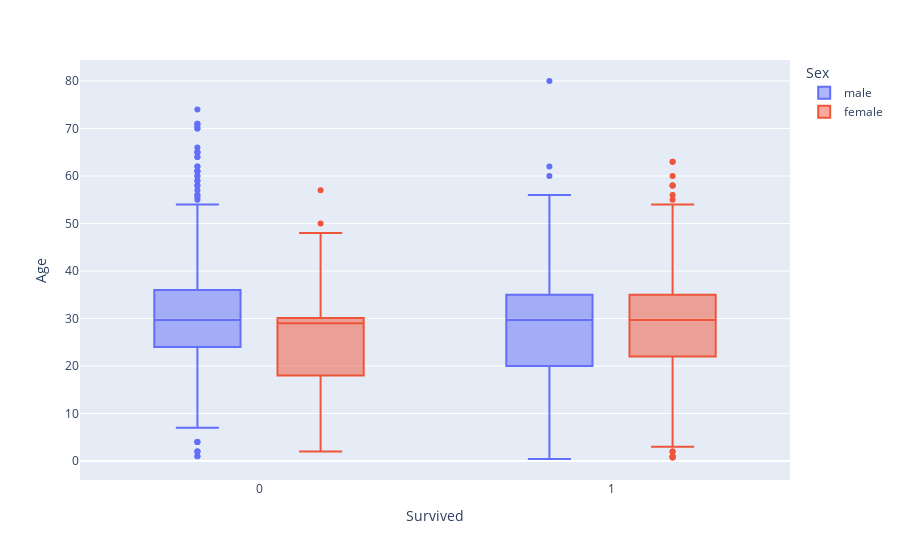

Notebook code cell kept with this figure:
### Code cell
fig = px.box(df, x='Survived', y='Age',color= 'Sex')
fig.show()

### Figure 1 — Plotly figure (JSON) as saved in the notebook; plotly's stock layout.template omitted (floating-point values rounded to 4 significant figures; data arrays with more than 128 entries replaced by an {"elided": "..."} marker saying what was removed)
{"data": [{"alignmentgroup": "True", "hovertemplate": "Sex=male<br>Survived=%{x}<br>Age=%{y}<extra></extra>", "legendgroup": "male", "marker": {"color": "#636efa"}, "name": "male", "notched": false, "offsetgroup": "male", "orientation": "v", "showlegend": true, "type": "box", "x": {"elided": "577 int values"}, "x0": " ", "xaxis": "x", "y": {"elided": "577 float values"}, "y0": " ", "yaxis": "y"}, {"alignmentgroup": "True", "hovertemplate": "Sex=female<br>Survived=%{x}<br>Age=%{y}<extra></extra>", "legendgroup": "female", "marker": {"color": "#EF553B"}, "name": "female", "notched": false, "offsetgroup": "female", "orientation": "v", "showlegend": true, "type": "box", "x": {"elided": "312 int values"}, "x0": " ", "xaxis": "x", "y": {"elided": "312 float values"}, "y0": " ", "yaxis": "y"}], "layout": {"boxmode": "group", "legend": {"title": {"text": "Sex"}, "tracegroupgap": 0}, "margin": {"t": 60}, "xaxis": {"anchor": "y", "domain": [0, 1], "title": {"text": "Survived"}}, "yaxis": {"anchor": "x", "domain": [0, 1], "title": {"text": "Age"}}}}
